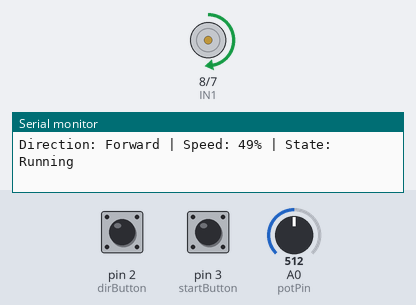
The sketch below on a simulated Arduino Uno, built with avr-gcc and run on an emulated ATmega328P. Parts: motor-driver pin pairs drawn as motors (green arrow = first pin HIGH = forward, orange = second pin HIGH = backward, longer = more drive, scaled by the enable pin), the last lines printed to the serial monitor. The inputs (shaded band) are chosen by the test bench; at power-on: pin 2 (dirButton) HIGH, pin 3 (startButton) HIGH, A0 (potPin) = 512.

Above: at 1.2 s.
1.3 s: pin 2 (dirButton) pulled LOW for 0.35 s
At 2.4 s:
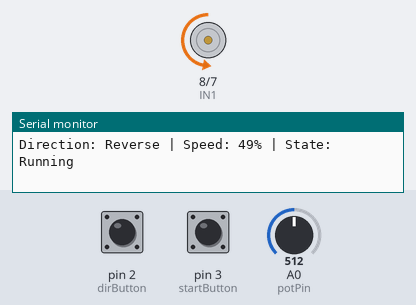
3.1 s: pin 3 (startButton) pulled LOW for 0.35 s
At 4.4 s:
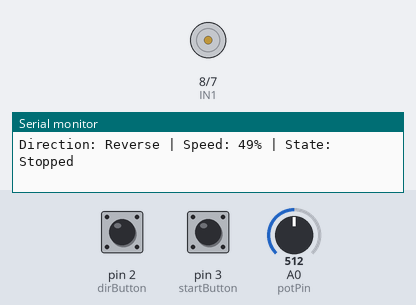
4.9 s: pin 2 (dirButton) pulled LOW for 1 s
7.4 s: pin 3 (startButton) pulled LOW for 1 s
At 8.2 s:
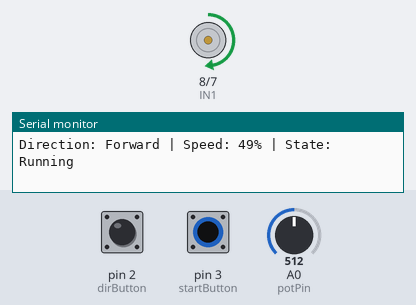
9.9 s: A0 (potPin) set to 716
At 11.1 s:
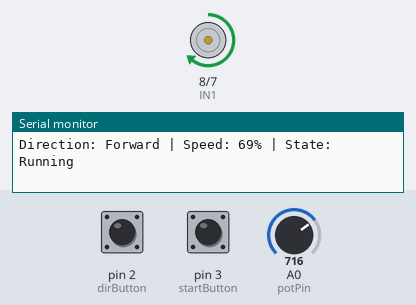
11.4 s: pin 2 (dirButton) pulled LOW for 0.35 s
At 11.9 s:
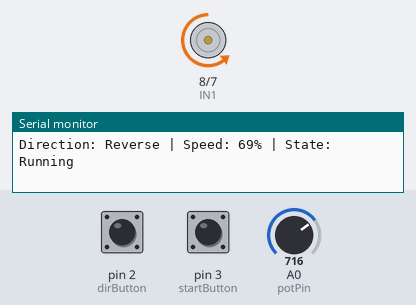
Timing chart, 0 to 14.2 s (numbered marks = the images above; inputs shaded):
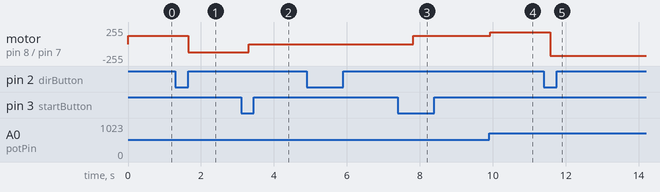

Measured:
- after the input at 1.3 s, motor on pin 8 (IN1) / pin 7 (IN2): forward 127/255 → backward 127/255 after 0.35 s
- after the input at 3.1 s, motor on pin 8 (IN1) / pin 7 (IN2): backward 127/255 → stopped after 0.21 s
- after the input at 7.4 s, motor on pin 8 (IN1) / pin 7 (IN2): stopped → forward 127/255 after 0.42 s
- after the input at 9.9 s, motor on pin 8 (IN1) / pin 7 (IN2): forward 127/255 → forward 178/255 at once
- after the input at 11.4 s, motor on pin 8 (IN1) / pin 7 (IN2): forward 178/255 → backward 178/255 after 0.18 s

The sketch:

dc_motor.ino
```cpp
const int EN = 9;      // PWM
const int IN1 = 8;
const int IN2 = 7;

const int potPin = A0;

const int dirButton = 2;
const int startButton = 3;

bool direction = true;   // true = Forward
bool motorON = true;

bool lastDirState = HIGH;
bool lastStartState = HIGH;

void setup() {

  Serial.begin(9600);

  pinMode(EN, OUTPUT);
  pinMode(IN1, OUTPUT);
  pinMode(IN2, OUTPUT);

  pinMode(dirButton, INPUT_PULLUP);
  pinMode(startButton, INPUT_PULLUP);
}

void loop() {

  // Direction Button
  bool dirState = digitalRead(dirButton);

  if (dirState == LOW && lastDirState == HIGH) {

    direction = !direction;

    delay(150);
  }

  lastDirState = dirState;

  // Start / Stop Button
  bool startState = digitalRead(startButton);

  if (startState == LOW && lastStartState == HIGH) {

    motorON = !motorON;

    delay(150);
  }

  lastStartState = startState;

  // Read Potentiometer
  int potValue = analogRead(potPin);

  int pwmValue = map(potValue, 0, 1023, 0, 255);

  int speedPercent = map(pwmValue, 0, 255, 0, 100);

  if (motorON) {

    analogWrite(EN, pwmValue);

    if (direction) {

      digitalWrite(IN1, HIGH);
      digitalWrite(IN2, LOW);

    } else {

      digitalWrite(IN1, LOW);
      digitalWrite(IN2, HIGH);

    }

  } else {

    analogWrite(EN, 0);

  }

  Serial.print("Direction: ");

  if (direction)
    Serial.print("Forward");
  else
    Serial.print("Reverse");

  Serial.print(" | Speed: ");
  Serial.print(speedPercent);
  Serial.print("%");

  Serial.print(" | State: ");

  if (motorON)
    Serial.println("Running");
  else
    Serial.println("Stopped");

  delay(300);
}
```
